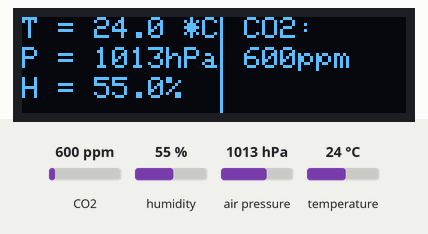
Bench run of a sketch on a simulated Arduino Uno, built with avr-gcc and run on an emulated ATmega328P. Shown: 128×32 one-colour display. The inputs (shaded band) are chosen by the test bench; at power-on: CO2 600 ppm, humidity 55 %, air pressure 1013 hPa, temperature 24 °C.

Above: at 1.8 s.
1.9 s: CO2 set to 452 ppm
At 2.5 s:
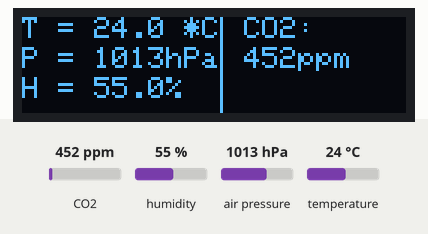
3.6 s: CO2 set to 777 ppm
At 4.8 s:
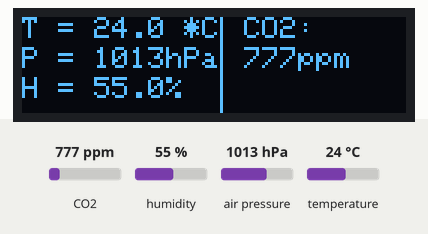
5.7 s: CO2 set to 824 ppm
At 7.1 s:
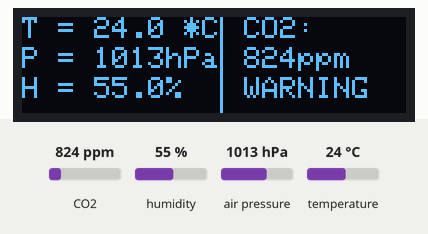
7.8 s: humidity set to 22 %
At 9.5 s:
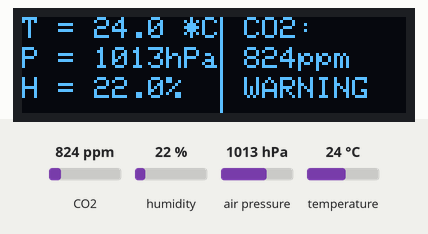
9.9 s: air pressure set to 952 hPa
At 11.7 s:
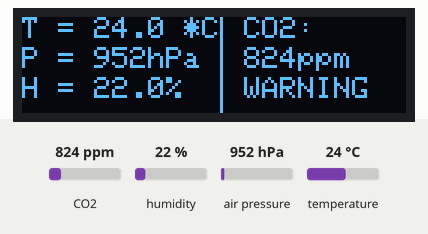
12.0 s: temperature set to 12 °C
At 12.9 s:
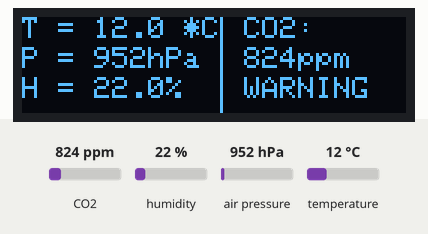
Timing chart, 0 to 15.0 s (numbered marks = the images above; inputs shaded):
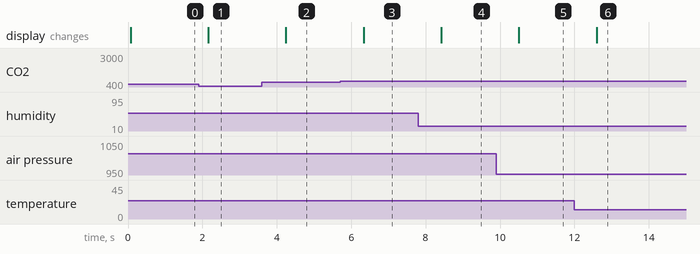

The sketch:

airosensor.ino
```cpp
/**************************************************************************
 This is sensor consists of:
 arduino nano
 grove shield
 LCD

 **************************************************************************/

#include <SPI.h>
#include <Wire.h>
#include <Adafruit_GFX.h>
#include <Adafruit_SSD1306.h>
#include <Adafruit_Sensor.h>
#include <Adafruit_BME280.h>
#include "MHZ19.h"
#include <SoftwareSerial.h>

#define SCREEN_WIDTH 128 // OLED display width, in pixels
#define SCREEN_HEIGHT 32 // OLED display height, in pixels
#define RX_PIN_CO2 7
#define TX_PIN_CO2 6

String txt1, txt2, txt3, txt4;
float temperature, pressure, relhum;
int CO2;

MHZ19 myMHZ19;
Adafruit_BME280 bme; // I2C
SoftwareSerial mySerial(RX_PIN_CO2, TX_PIN_CO2);                   // Uno example
// Declaration for an SSD1306 display connected to I2C (SDA, SCL pins)
#define OLED_RESET     -1 // Reset pin # (or -1 if sharing Arduino reset pin)
Adafruit_SSD1306 display(SCREEN_WIDTH, SCREEN_HEIGHT, &Wire, OLED_RESET);

void setup() {
  Serial.begin(9600);
  mySerial.begin(9600);
  myMHZ19.begin(mySerial);
  bme.begin(0x76);
  // SSD1306_SWITCHCAPVCC = generate display voltage from 3.3V internally
  if(!display.begin(SSD1306_SWITCHCAPVCC, 0x3C)) { // Address 0x3C for 128x32
    Serial.println(F("SSD1306 allocation failed"));
    for(;;); // Don't proceed, loop forever
  }

  // Clear the buffer
  display.clearDisplay();
  display.setTextSize(1); // Draw 2X-scale text
  display.setTextColor(SSD1306_WHITE);
}

void loop() {
  CO2 = myMHZ19.getCO2();
  temperature = bme.readTemperature();
  pressure = (bme.readPressure() / 100); // hPa
  relhum = bme.readHumidity();
  txt1 = "T = "+String(temperature,1) + " *C";
  txt2 = "P = "+String(pressure,0) + "hPa";
  txt3 = "H = "+String(relhum,1) + "%";
  txt4 = " " + String(CO2) + "ppm";
  display.clearDisplay();
  display.setCursor(0, 0);     // Start at top-left corner
  display.println(txt1);
  display.setCursor(0, 10);
  display.println(txt2);
  display.setCursor(0, 20);
  display.println(txt3);
  display.drawLine(66, 0, 66, display.height()-1, SSD1306_WHITE);
  display.setCursor(68, 0);
  display.println(" CO2:");
  display.setCursor(68, 10);
  display.println(txt4);
  if (CO2>800){
    display.setCursor(68, 20);
    display.println(" WARNING");
  }
  display.display();
  delay(1000);
}
```

Measured:
- the behaviour switches between 800 and 801 ppm on CO2 (found by bisection; images 2 and 3)
- after the input at 1.9 s, the display: changes after 0.26 s (image 1)
- after the input at 3.6 s, the display: changes after 0.65 s (image 2)
- after the input at 5.7 s, the display: changes after 0.63 s (image 3)
- after the input at 7.8 s, the display: changes after 0.62 s (image 4)
- after the input at 9.9 s, the display: changes after 0.61 s (image 5)
- after the input at 12.0 s, the display: changes after 0.60 s (image 6)
